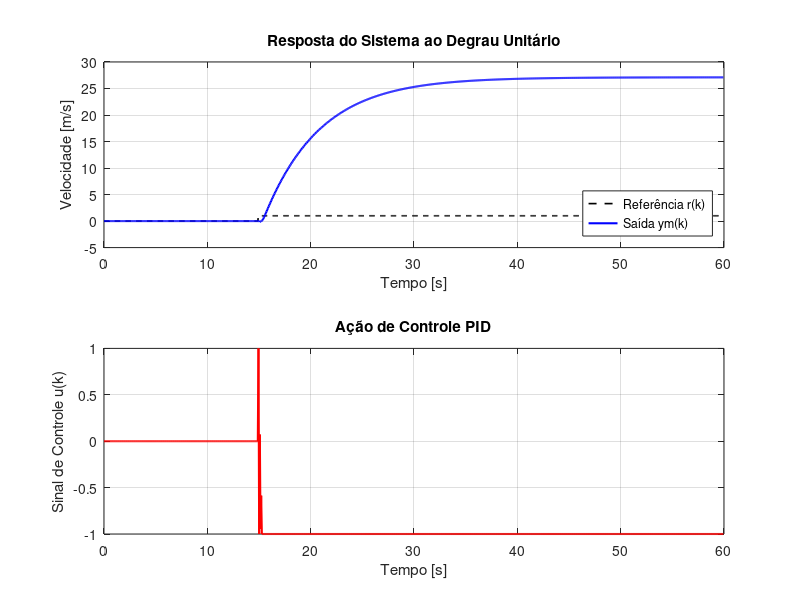
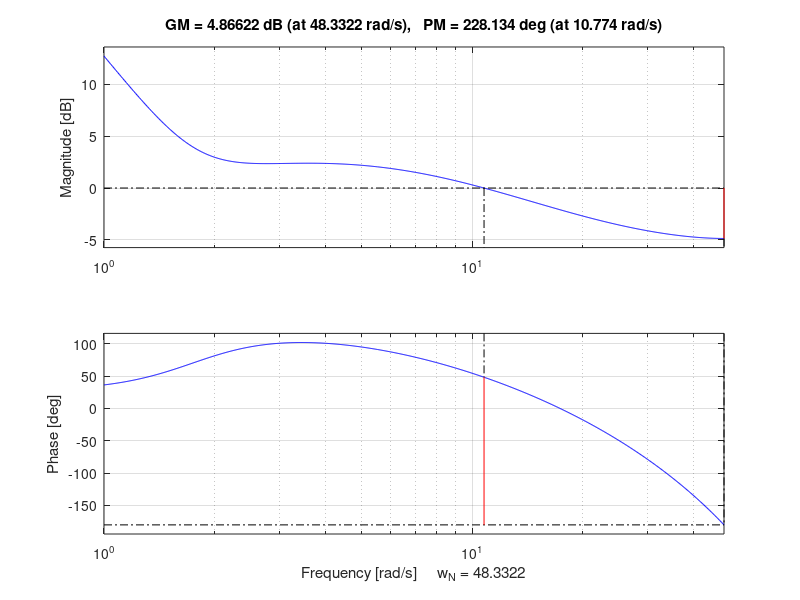

Write MATLAB code to recreate these figures, in order.
%% Atividade A1: Estudo de caso para o controle de velocidade longitudinal de um quadricóptero.
clear all; close all; clc;

%% Setup
% Carregando os coeficientes do modelo de 2ª ordem
load('sys_mod01.mat');
Ts = model.Ts;
Az = model.Az; a1 = Az(2); a2 = Az(3);
Bz = model.Bz; b0 = Bz(2); b1 = Bz(3);
Gz = tf(Bz,Az,Ts);

% Configurações
tfinal = 60; % em segundos
N = round( tfinal/Ts ); % numero total de amostras

%% Controlador PID
% Utilizando o modelo de 2ª ordem para sintonia 
kp = 0.5; ki = 1; kd = 0.3;

% Aproximação Backward Difference
s0 = kp +ki*Ts +kd/Ts;
s1 = -kp -2*kd/Ts;
s2 = kd/Ts;

% Sinal de referencia (degrau unitario)
r = zeros(N,1); r(round(N/4):end)=1; 

% Condições iniciais e inicializacao
ym = zeros(N,1); um = zeros(N,1);
for k = 1:2
    r(k) = 0; ym(k) = 0; um(k) = 0;  
end

% Teste
for k = 3:N
    % Planta
    ym(k) = -a1*ym(k-1) -a2*ym(k-2) +b0*um(k-1) +b1*um(k-2); 

    %% Calcular o sinal de controle 
    um(k) = um(k-1) + s0*(r(k)-ym(k)) + s1*(r(k-1)-ym(k-1)) + s2*(r(k-2)-ym(k-2));
    
    % Limitando o sinal de controle 
    if um(k) <= -1
        um(k) = -1;
    elseif um(k) >= 1
        um(k) = 1;
    end

end

% Plot
t = (0:N-1)' * Ts;

subplot(2,1,1)
plot(t, r, 'k--', 'LineWidth', 1.2); hold on;
plot(t, ym, 'b', 'LineWidth', 1.5);
legend('Referência r(k)', 'Saída ym(k)', 'Location', 'southeast');
xlabel('Tempo [s]');
ylabel('Velocidade [m/s]');
title('Resposta do Sistema ao Degrau Unitário');
grid on;

subplot(2,1,2)
plot(t, um, 'r', 'LineWidth', 1.5);
xlabel('Tempo [s]');
ylabel('Sinal de Controle u(k)');
title('Ação de Controle PID');
grid on;

%% Analise no Dominio da freq.
% Difinindo a func. de transferencia do controlador
% C(z) = s0 + s1*z^(-1) + s2*z^(-2) /  1 + z^(-1)
Cz = tf([s0 s1 s2],[1  -1  0],Ts);

figure; margin(Cz*Gz); 

% Funcao de transferencia de malha fechada
Gmfz1 = feedback(Cz*Gz,1,-1); % C(z)*G(z) / 1-C(z)*G(z) 
disp('Closed-loop poles: '); pole(Gmfz1)
disp('Closed-loop zeros: '); zero(Gmfz1)

% Analise de estabilidade relativa em malha fechada
% Calculo das margens de ganho e de fase aproximadas
Tsen = Gmfz1;           % função de co-sensibilidade
Ssen = 1 -Tsen;         % função de sensibilidade
mt = max( sigma(Tsen) ); ms = max( sigma(Ssen) );
GmdB = min( 20*log10(ms/(ms-1)), 20*log10(1+(1/mt)) );
Pmdeg = (180/pi)*min( (2*asin(1/(2*ms)) ), (2*asin(1/(2*mt)) ) );

disp('Gain and Phase margins obtained by closed-loop analysis:');
disp('GmdB = '); disp(GmdB);
disp('Pmdeg = '); disp(Pmdeg);

% Plot da func. de sensibilidade e co-sensibilidade no dominio da freq
%figure; sigma(Tsen); hold; sigma(Ssen); grid;
%legend('|Tsen|','|Ssen|');

%% Salvando o controlador
control.kp = kp;
control.ki = ki;
control.kd = kd;
control.Cz = Cz;
control.Ts = Ts;
save 'control_pid.mat' control;